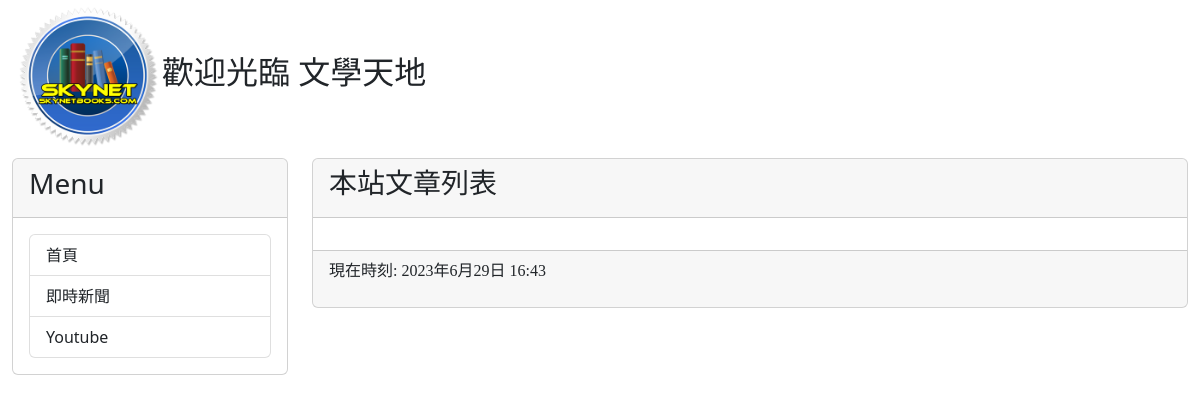
Before: / with the older database file.
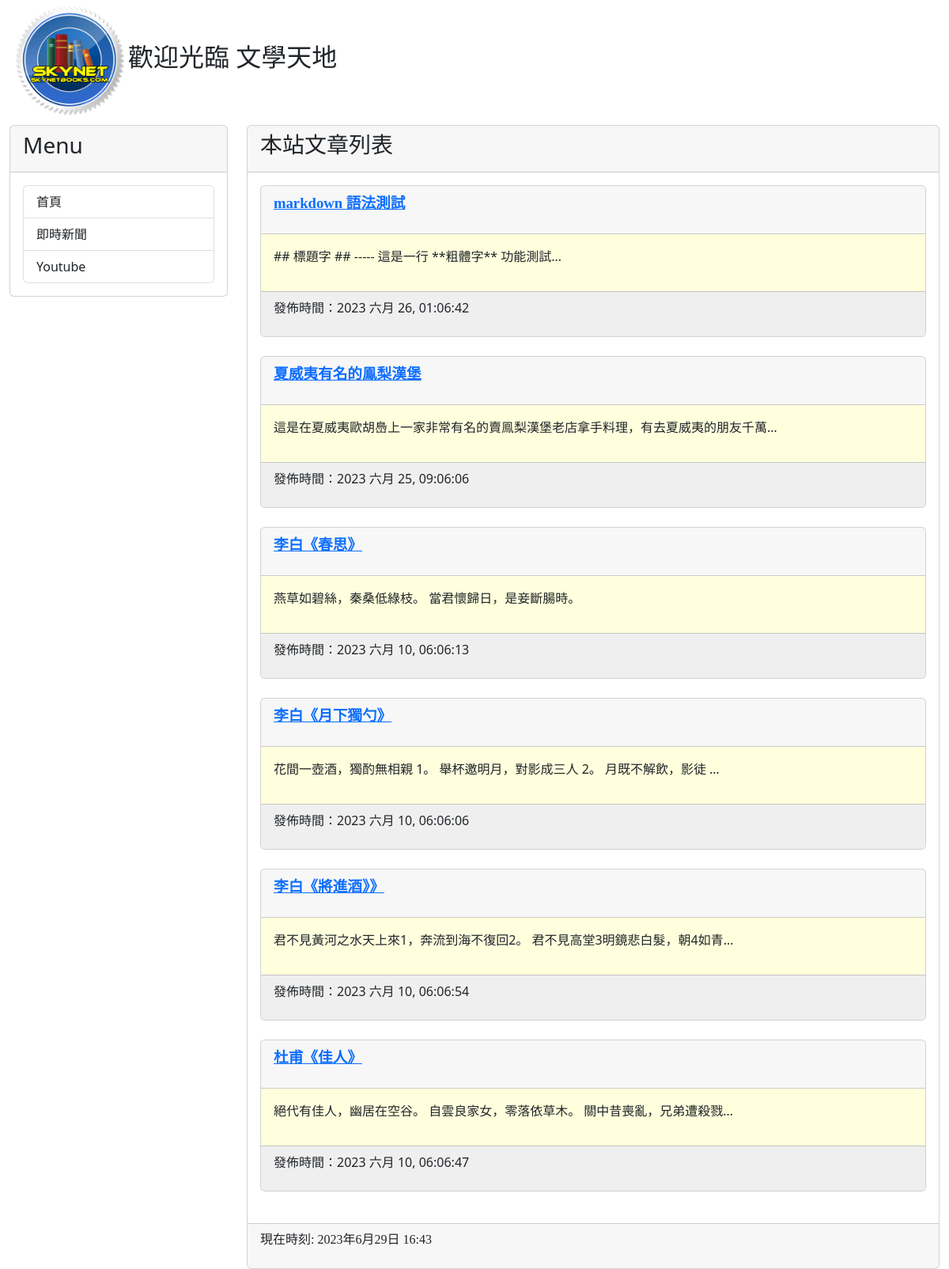
After: the same page with the newer database file.
### mysite/models.py (models this page shows, shortened)
class Post (models.Model) :
	title = models.CharField (max_length=200)
	slug = models.CharField (max_length=200)
	body = models.TextField()
	pub_date = models.DateTimeField(auto_now_add=True)
	class Meta:
		ordering = ("-pub_date",)

### mysite/views.py (the view)
# urls.py: path('', homepage),
def homepage(request):
    posts = Post.objects.all()
    now = datetime.now()
    return render(request, "index.html", locals())

### templates/index.html (shortened to what this page needs)
{% extends 'base.html' %}
{% block headmessage %}
    <h3 style='font-family:標楷體;'>本站文章列表</a>
{% endblock %}
{% block content %}
    {% for post in posts %}
    <div class='card'>
        <div class='card-header'>
            <p style='font-family:微軟正黑體;font-size:14pt;font-weight:bold;'>
                <a href='/post/{{post.slug}}'>{{ post.title }}</a>
            </p>
        </div>
        <div class="card-body" style="background-color:#ffffdd">
            <p>
                {{ post.body | truncatechars:40 }}
             </p>
        </div>
        <div class="card-footer" style="background-color:#efefef">
            <p>
                發佈時間：{{ post.pub_date | date:"Y M d, h:m:s" }}
            </p>
        </div>
    </div>
    <br>
    {% endfor %}
{% endblock %}

### templates/base.html (shortened to what this page needs)
<!doctype html>
<html >
  <head>
    <link href="https://cdn.jsdelivr.net/npm/bootstrap@5.2.3/dist/css/bootstrap.min.css" rel="stylesheet">
  </head>
  <body>
        <div class='container-fluid'>
            {% include 'header.html' %}
            <div class="row">
                <div class="col-sm-3 col=sm-3">
                    <div class="card">
                        <div class="card-header">
                            <h3>Menu</h3>
                        </div>
                        <div class="card-body">
                            <div class='list-group'>
                                <a href='/' class='list-group-item'>首頁</a>
                                 <a href='https://google.com/news' class='list-group-item'>即時新聞</a>
                                 <a href='https://youtube.com/' class='list-group-item'>Youtube</a>
                            </div>
                        </div>
                    </div>
                </div>
                <div class=" col-sm-9 col-sm-9">
                    <div class="card">
                        <div class="card-header">
                            {% block headmessage %} {% endblock %}
                        </div>
                        <div class="card-body">
                        {% block content %} {% endblock %}
                        </div>
                        <d class="card-footer">
                             {% include 'footer.html' %}
                        </div>
                    </div>
                </div>
        </div>
  </body>
</html>

### templates/header.html
{% load static %}
<h2><img src="{% static 'images/logo.png' %}" width="150">歡迎光臨 文學天地</h2>

### templates/footer.html
{% block footer %}
    {% if now %}
    <p style='font-family:微軟正黑體;'>現在時刻: {{ now }}</p>
    {% else %}
    <p style='font-family:微軟正黑體;'>本文內容取白網路，如有侵權請來信通知下架...</p>
    {% endif %}
{% endblock %}

Changed rows visible on the page:
added Post: title "markdown 語法測試", body "## 標題字 ## ----- 這是一行 **粗體字** 功能測試…", pub_date "2023 六月 26, 01:06:42"
added Post: title "夏威夷有名的鳯梨漢堡", body "這是在夏威夷歐胡㠀上一家非常有名的賣鳯梨漢堡老店拿手料理，有去夏威夷的朋友千萬…", pub_date "2023 六月 25, 09:06:06"
added Post: title "李白《春思》", body "燕草如碧絲，秦桑低綠枝。 當君懷歸日，是妾斷腸時。", pub_date "2023 六月 10, 06:06:13"
added Post: title "李白《月下獨勺》", body "花間一壺酒，獨酌無相親 1。 舉杯邀明月，對影成三人 2。 月既不解飲，影徒 …", pub_date "2023 六月 10, 06:06:06"
added Post: title "李白《將進酒》》", body "君不見黃河之水天上來1，奔流到海不復回2。 君不見高堂3明鏡悲白髮，朝4如青…", pub_date "2023 六月 10, 06:06:54"
added Post: title "杜甫《佳人》", body "絕代有佳人，幽居在空谷。 自雲良家女，零落依草木。 關中昔喪亂，兄弟遭殺戮…", pub_date "2023 六月 10, 06:06:47"
